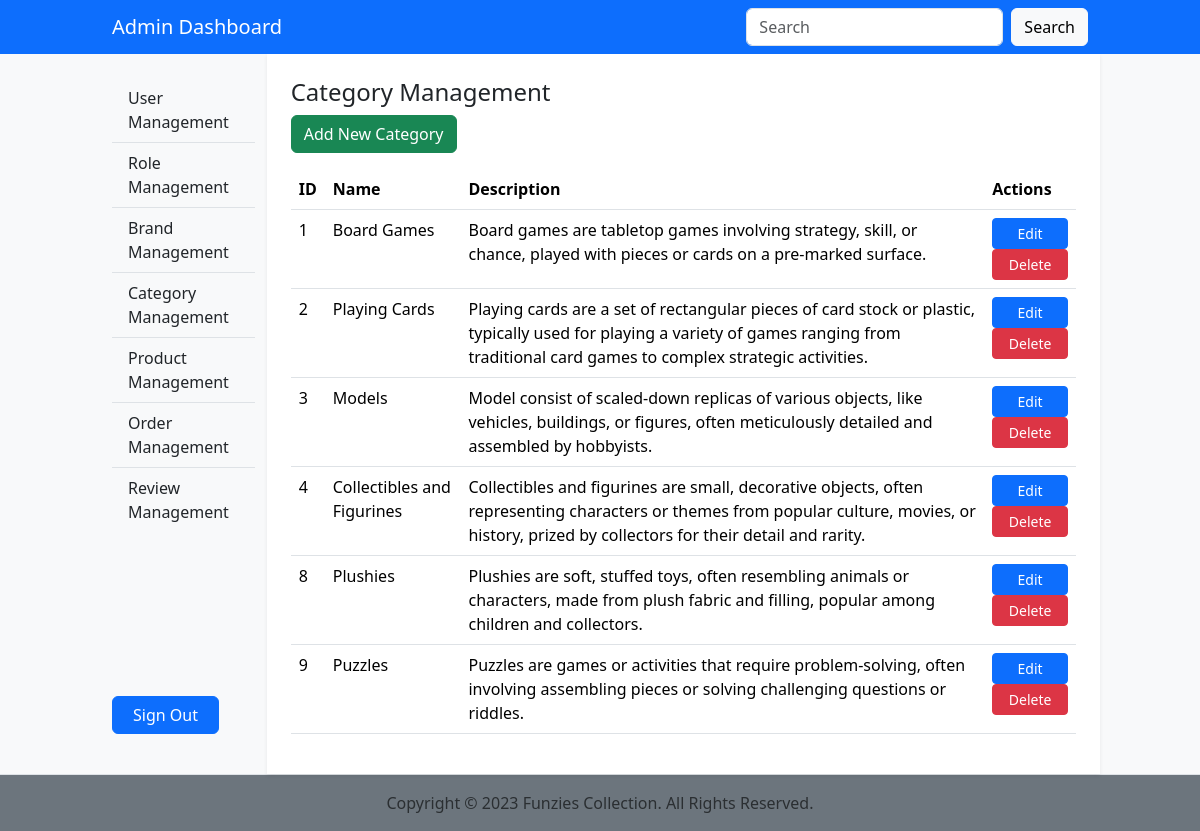
The page /admin/category-management.php on the database as committed earlier.
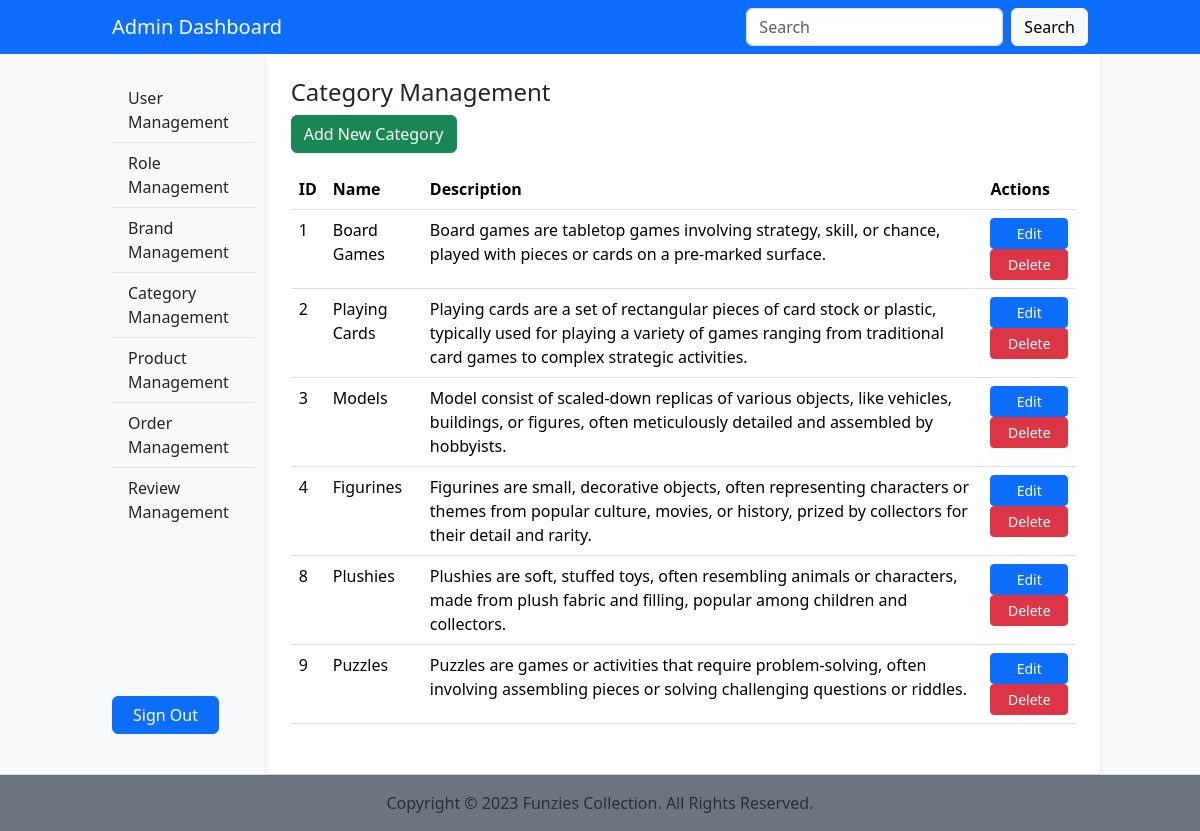
The same page on the database as committed later.
### tables this page shows
CREATE TABLE `category` (
  `ID` int(11) NOT NULL,
  `Name` varchar(200) NOT NULL,
  `Details` varchar(2000) NOT NULL,
  `Deleted` tinyint(1) NOT NULL
);

### dbfunctions.php (called while the page is built, shortened)
<?php
function GetCategories($con)
{
    $sql = "SELECT * FROM category WHERE Deleted = '0'";
    $stmt = mysqli_stmt_init($con);
    if(!mysqli_stmt_prepare($stmt, $sql)) {
        echo "Could not load Categories";
        exit();
    }
    mysqli_stmt_execute($stmt);
    $result = mysqli_stmt_get_result($stmt);
    return $result;
}
?>

### admin/category-management.php (the view, shortened to what this page needs)
<?php require '../functions.php';
require '../dbfunctions.php';
$categories = GetCategories($con);
?>
<?php
require_once 'include/header.php';
require_once 'include/navbar.php';
?>
<div class="container-fluid col-10">
    <div class="row justify-content-between">
        <?php require_once 'include/sidebar.php';  ?>
        <div class="col p-4 shadow-sm bg-white">
            <h4>Category Management</h4>
            <button class="btn btn-success mb-3" type="button" data-bs-toggle="modal" data-bs-target="#categoryModal" onclick="clearModalCategoryFields();">Add New Category</button>
            <table class="table">
                <thead class="thead-dark">
                    <tr>
                        <th>ID</th>
                        <th>Name</th>
                        <th>Description</th>
                        <th>Actions</th>
                    </tr>
                </thead>
                <tbody>
                        <?php foreach($categories as $category):
                            ?>
                        <tr>
                            <td><?php echo $category["ID"]; ?></td>
                            <td><?php echo $category["Name"]; ?></td>
                            <td><?php echo $category["Details"]; ?></td>
                            <td>
                            <form method="POST">
                                <button type="button" class="btn btn-primary btn-sm w-100" data-bs-toggle="modal" data-bs-target="#categoryModal" onclick='setModalCategoryFields("<?php echo $category["ID"]; ?>", "<?php echo $category["Name"]; ?>", "<?php echo $category["Details"]; ?>")'>Edit</button>
                                <button type="submit" class="btn btn-danger btn-sm w-100">Delete</button>
                            </form>
                            </td>
                        </tr>
                        <?php endforeach ?>
                    </tbody>
            </table>
        </div>
    </div>
</div>
<?php require_once 'include/footer.php';  ?>

### admin/include/header.php (shortened to what this page needs)
<!DOCTYPE html>
<html lang="en">
<head>
    <link href="https://cdn.jsdelivr.net/npm/bootstrap@5.3.2/dist/css/bootstrap.min.css" rel="stylesheet"
>
    <link href="//netdna.bootstrapcdn.com/font-awesome/4.0.3/css/font-awesome.css" rel="stylesheet">
    <link rel="stylesheet" href="css/admin.css">
</head>
<body class="bg-light">

### admin/include/navbar.php
<nav class="navbar bg-primary">
  <div class="container-fluid col-10">
    <a class="navbar-brand text-white">Admin Dashboard</a>
    <form class="d-flex" role="search">
      <input class="form-control me-2" type="search" placeholder="Search" aria-label="Search">
      <button class="btn btn-light" type="submit">Search</button>
    </form>
  </div>
</nav>

### admin/include/sidebar.php (shortened to what this page needs)
<div class="col-2">
    <div class="d-flex flex-column position-sticky top-0 py-4" style="height: 90vh">
        <div class="list-group list-group-flush">
            <a href="../admin/user-management.php" class="list-group-item" style="background-color: transparent;">User Management</a>
            <a href="../admin/role-management.php" class="list-group-item" style="background-color: transparent;">Role Management</a>
            <a href="../admin/brand-management.php" class="list-group-item" style="background-color: transparent;">Brand Management</a>
            <a href="../admin/category-management.php" class="list-group-item" style="background-color: transparent;">Category Management</a>
            <a href="../admin/product-management.php" class="list-group-item" style="background-color: transparent;">Product Management</a>
            <a href="../admin/order-management.php" class="list-group-item" style="background-color: transparent;">Order Management</a>
            <a href="../admin/review-management.php" class="list-group-item" style="background-color: transparent;">Review Management</a>
        </div>
        <div class="mt-auto col-sm-8 col-md-8 col-lg-9 col-xl-9 text-center">
            <p><a href="../admin/admin-logout.php" class="btn btn-primary w-100">Sign Out</a></p>
        </div>
    </div>
</div>

### admin/include/footer.php (shortened to what this page needs)
<footer>
    <div class="text-center bg-secondary text-secondary-emphasis row border-top pt-3">
        <div class="col">
            <p> Copyright &copy; <?php echo date("Y") ?> Funzies Collection. All Rights Reserved.</p>
        </div>
    </div>
</footer>
</body>
</html>

### admin/css/admin.css (style rules this page uses)
*, *::before, *::after { box-sizing: border-box; }
* { line-height: 24px; font-size: 16px; }
body { overflow-y: scroll; overflow-x: hidden; }

Rows that differ between the two databases and show on the page:
changed category id 4: Name "Collectibles and Figurines" → "Figurines"; Details "Collectibles and figurines are small, decorative objects,…" → "Figurines are small, decorative objects,…"
